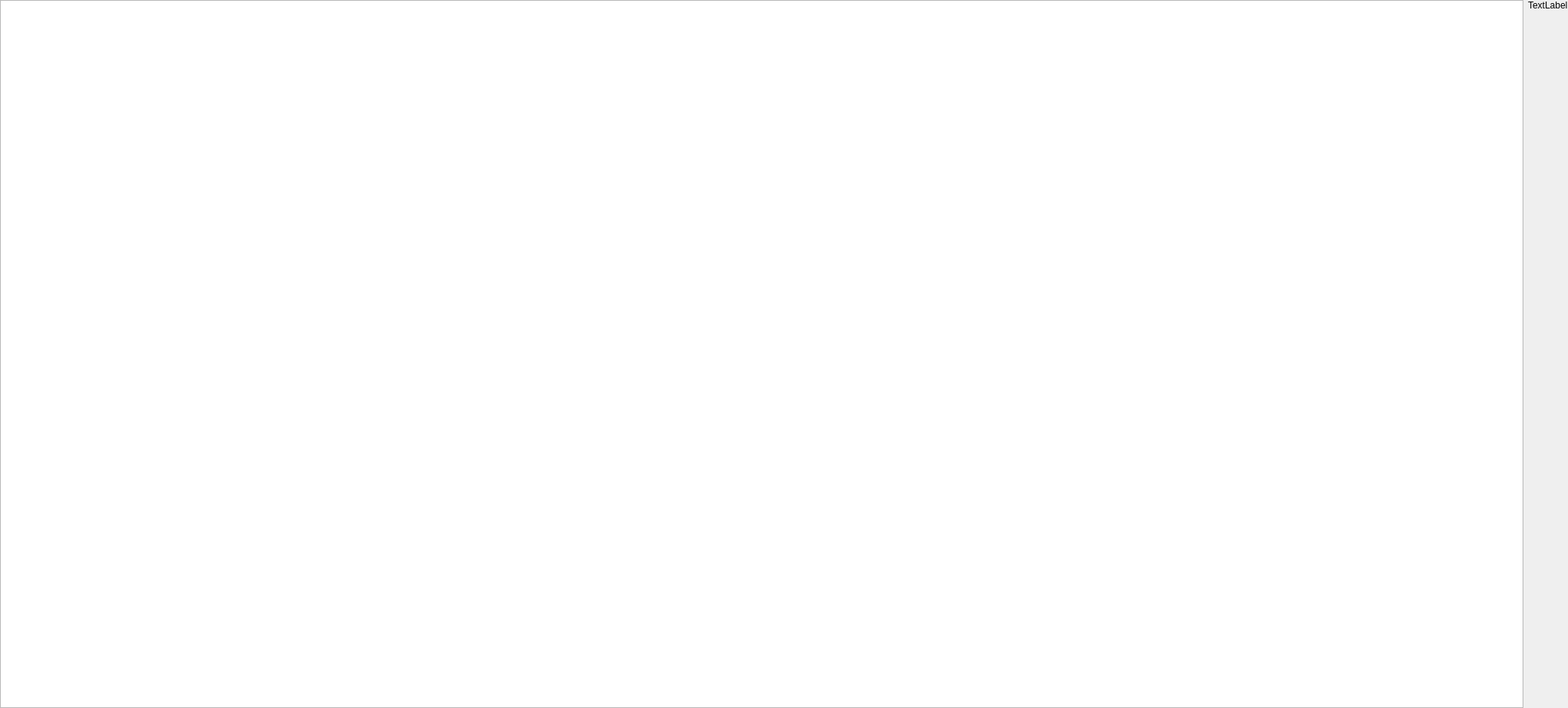
<?xml version="1.0" encoding="UTF-8"?>
<ui version="4.0">
 <class>NSyncDialog</class>
 <widget class="QDialog" name="NSyncDialog">
  <property name="geometry">
   <rect>
    <x>0</x>
    <y>0</y>
    <width>2039</width>
    <height>921</height>
   </rect>
  </property>
  <property name="sizePolicy">
   <sizepolicy hsizetype="Expanding" vsizetype="Expanding">
    <horstretch>0</horstretch>
    <verstretch>0</verstretch>
   </sizepolicy>
  </property>
  <property name="windowTitle">
   <string>NSync - Manage Projects</string>
  </property>
  <property name="windowIcon">
   <iconset resource="../../Resources.qrc">
    <normaloff>:/logo</normaloff>:/logo</iconset>
  </property>
  <layout class="QVBoxLayout" name="verticalLayout_3">
   <property name="leftMargin">
    <number>0</number>
   </property>
   <property name="topMargin">
    <number>0</number>
   </property>
   <property name="rightMargin">
    <number>0</number>
   </property>
   <property name="bottomMargin">
    <number>0</number>
   </property>
   <item>
    <layout class="QHBoxLayout" name="horizontalLayout">
     <item>
      <widget class="QTreeView" name="treeView"/>
     </item>
     <item alignment="Qt::AlignTop">
      <widget class="QLabel" name="labelWks">
       <property name="text">
        <string>TextLabel</string>
       </property>
      </widget>
     </item>
    </layout>
   </item>
  </layout>
 </widget>
 <resources>
  <include location="../../Resources.qrc"/>
 </resources>
 <connections/>
</ui>
